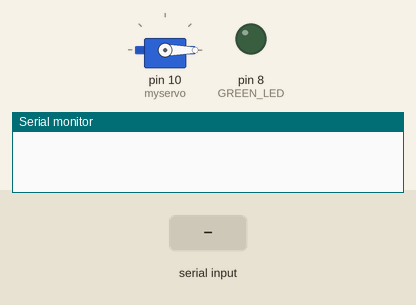
The sketch below on a simulated Arduino Uno, built with avr-gcc and run on an emulated ATmega328P. Shown: servo, output pins drawn as LEDs (lit = HIGH), the last lines printed to the serial monitor. Inputs (shaded band) come from the test bench.

Above: at 1.2 s.
1.3 s: "a" received over Serial
At 1.5 s:
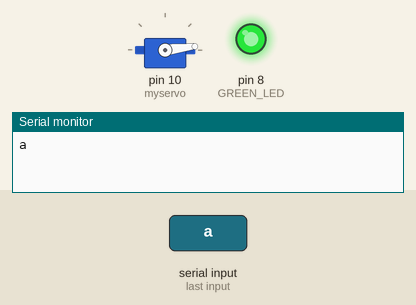
At 4.2 s:
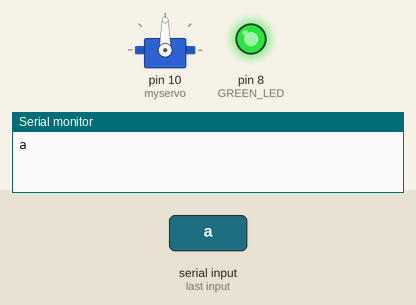
Timing chart, 0 to 10.3 s (numbered marks = the images above; inputs shaded):
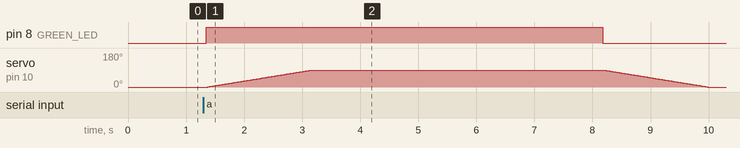

Measured:
- after the input at 1.3 s, pin 8 (GREEN_LED): LOW → HIGH after 0.05 s, → LOW 6.8 s later; servo on pin 10 (myservo): rises from 0° to 90° in 1.8 s, then falls to 0° in 6.8 s

The sketch:

Tasarimproje.ino
```cpp
//#include "deneyap.h"
#include <Servo.h>
Servo myservo;
#define GREEN_LED 8
char d;
int pos = 0;
void setup() {
  // put your setup code here, to run once:
Serial.begin(9600);
//pinMode(10,OUTPUT);
pinMode(8,OUTPUT);
myservo.attach(10);
  myservo.write(0);
}

void loop() {
  // put your main code here, to run repeatedly:
if(Serial.available())
{
  d=Serial.read();
}
if(d=='a')
{
  Serial.print(d);
  delay(50);

    for(pos=0;pos<=90;pos+=1)
  {
    myservo.write(pos);
    digitalWrite(GREEN_LED, HIGH);
   delay(20);
   }
   delay(5000);

    for(pos=90;pos>=0;pos-=1)
   {
   myservo.write(pos);
   digitalWrite(GREEN_LED, LOW);
   delay(20);
   }
   delay(50000000);
   }
   //d="";

}
```
